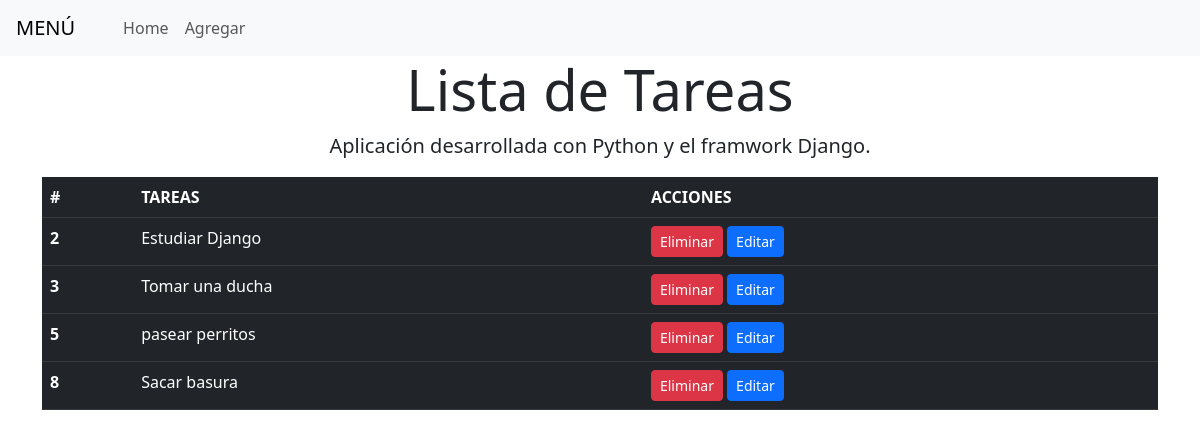
The page / on the database its author committed.
### todo/models.py (models this page shows)
class Tarea(models.Model):
    tarea=models.CharField(max_length=100)
    def  __str__(self):
        return self.tarea

### todo/views.py (the view)
# urls.py: 2. Add a URL to urlpatterns:  path('', views.home, name='home')
def home(request):
    tareas=Tarea.objects.all()
    context={'tareas':tareas}
    return render(request,'home.html',context)

### todo/templates/home.html (shortened to what this page needs)
{% extends 'layout.html' %}
{% block content %}
<div class="container">
    <table class="table table-dark">
        <thead>
            <tr>
                <th scope="col">#</th>
                <th scope="col">TAREAS</th>
                <th scope="col">ACCIONES</th>
            </tr>
        </thead>
        <tbody>
            {% for tarea in tareas %}
            <tr>
                <th scope="row"> {{ tarea.id }} </th>
                <td>{{ tarea }}</td>
                <td>
                    <a class="btn btn-danger btn-sm" href="{% url 'eliminar' tarea.id %}"> Eliminar</a>
                    <a  class="btn btn-primary btn-sm" href="{% url 'editar' tarea.id %}"> Editar</a>
                </td>
            </tr>
            {% endfor %}
        </tbody>
    </table>
</div>
{% endblock %}

### rows shown on the page
Tarea: id "2", tarea "Estudiar Django"
Tarea: id "3", tarea "Tomar una ducha"
Tarea: id "5", tarea "pasear perritos"
Tarea: id "8", tarea "Sacar basura"
